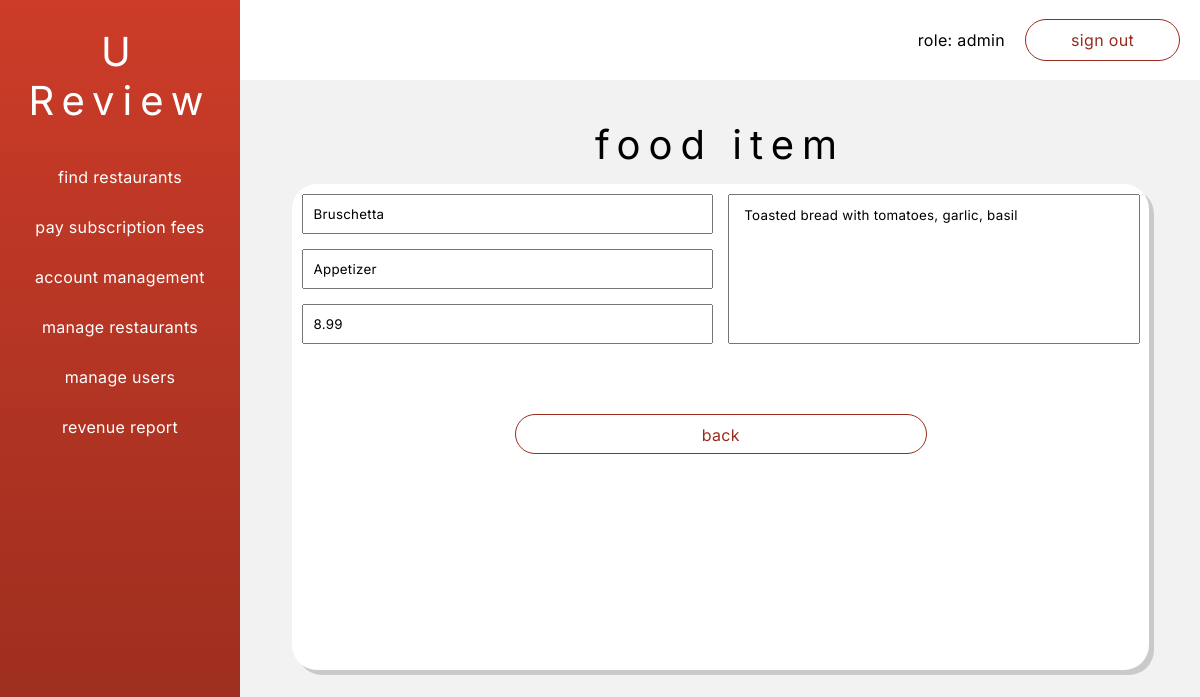
The page /phpViews/findRestaurant/findFoodItemInfo.php?food_id=3&restaurant_id=1 (signed in) on the database its author committed.
### tables this page shows
CREATE TABLE IF NOT EXISTS `food` (
  `food_id` int NOT NULL AUTO_INCREMENT,
  `name` varchar(60) NOT NULL,
  `description` varchar(120) NOT NULL,
  `type` varchar(30) NOT NULL,
  `price` decimal(8,2) NOT NULL,
  `restaurant_id` int NOT NULL,
  PRIMARY KEY (`food_id`),
  KEY `restaurant_id` (`restaurant_id`)
);

### security/sanitize.php (called while the page is built)
<?php
function sanitize($conn, $string) {
    $string = stripslashes($string);
    $string = $conn->real_escape_string($string);
    return htmlentities($string);
}
?>

### phpViews/findRestaurant/findFoodItemInfo.php (the view, shortened to what this page needs)
<!DOCTYPE html>
<html lang="en">
<head>
    <link rel="stylesheet" href="../../styles.css">
</head>
<body>
    <div class="dashboard-container">
        <div class="dashboard-left-container">
            <h1 class="dashboard-nav-title">U Review</h1>
            <?php
            require_once "../../components/dashboardleftContainer.php";
            ?>
        </div>
        <div class="dashboard-right-container">
            <?php
            require_once "../../components/dashboardNavBar.php";
            ?>
            <div class="dashboard-main">
                <div class="title">food item</div>
                <div class="dashboard-list-container">
                    <?php
                    require_once '../../security/checksession.php';
                    require_once '../../security/sanitize.php';
                    $conn = new mysqli($hn, $un, $pw, $db);
                    if (isset($_GET['food_id'])) {
                        $restaurant_id = sanitize($conn, $_GET['restaurant_id']);
                        $food_id = sanitize($conn, $_GET['food_id']);
                        $query = "SELECT * FROM food WHERE food_id=$food_id";
                        $result = $conn->query($query);
                        if ($result->num_rows > 0) {
                            while ($row = $result->fetch_array(MYSQLI_ASSOC)) {
                                echo <<<_END
                                        <form class='restaurant-input-grid' method='post' action='updateFoodItem.php?restaurant_id=$restaurant_id'>
                                            <input readonly required value='$row[name]' name='name' id='restaurant-name' placeholder='food name'  type='text'>
                                            <input readonly required value='$row[type]' maxlength='60' type='text' name='type' id='restaurant-address' placeholder='type'>
                                            <input readonly required value='$row[price]' maxlength='60' type='text' name='price' id='restaurant-email' placeholder='price'>
                                            <textarea required maxlength='60' type='text' name='description' id='restaurant-description' placeholder='description'>$row[description]</textarea>
                                            <a href="findFoodItem.php?restaurant_id=$restaurant_id" id="cancel-change-restaurant">back</a>
                                            <input type='hidden' name='food_id' value='$row[food_id]'>
                                            <input type='hidden' name='restaurant_id' value='$row[restaurant_id]'>
                                        </form>
                                    _END;
                            }
                        } else {
                            echo "No data found <br>";
                        }
                    }
                    ?>
                </div>
            </div>
        </div>
</body>
</html>

### styles.css (style rules this page uses)
:root { --white: white; --lightRed: #cc3c28; --darkRed: #972c1e; --redGradient: linear-gradient( var(--lightRed), var(--darkRed) ); --lightgrey: #f2f2f2; --darkgrey:#cacaca; }
* { font-family: "Inter", sans-serif; letter-spacing: .02em; font-weight: normal; scroll-behavior: smooth; }
body { height: 100vh; width: 100vw; margin:0; padding:0; display: flex; flex-direction: column; justify-content: center; align-items: center; }
.title { font-size: 64px; letter-spacing: .2em; text-align: center; }
.dashboard-container { width: 100vw; height: 100vh; margin: 0; padding: 0; display:flex; }
.dashboard-left-container { width: 20%; background:var(--redGradient); height: 100%; overflow: scroll; scroll-behavior: smooth; }
.dashboard-right-container { width: 80%; height: 100%; }
.dashboard-main { height: 90%; background-color: var(--lightgrey); display: flex; flex-direction: column; align-items: center; gap: 15px; padding:15px; padding-top: 40px; box-sizing: border-box; }
.dashboard-nav-title { font-size: 40px; text-align: center; color: var(--white); letter-spacing: 0.2em; }
.dashboard-list-container { width: 90%; height: 70%; border-radius: 25px; background-color: white; box-shadow: 5px 5px var(--darkgrey); padding: 10px; overflow: scroll; }
.restaurant-input-grid { width: 100%; display: grid; height: 60%; gap: 15px; grid-template-columns: repeat(4,1fr); grid-template-rows: repeat(7,1fr); }
.restaurant-input-grid > input { padding-left: 10px; }
.restaurant-input-grid > textarea { padding-left: 15px; padding-top: 12px; }
#restaurant-name { grid-row: 1; grid-column: 1 / span 2; }
#restaurant-address { grid-row: 2; grid-column: 1 / span 2; }
#restaurant-email { grid-row: 3; grid-column: 1 / span 2; }
#restaurant-description { grid-row: 1 / span 3; grid-column: 3 / span 2; resize: none; }
#cancel-change-restaurant { grid-row: 5; grid-column: 2 / span 2; background: transparent; color: var(--darkRed); border: 1px solid var(--darkRed); border-radius: 150px; text-align: center; padding: 10px; text-decoration: none; }
@media screen and (max-height: 1000px) { .title { font-size: 40px; } }
@media screen and (max-height: 1000px) { .restaurant-input-grid { width: 79%; display: grid; height: 60%; gap: 15px; grid-template-columns: repeat(4,30%); grid-template-rows: repeat(6,40px); } }

### rows shown on the page
food: name "Bruschetta", type "Appetizer", price "8.99", description "Toasted bread with tomatoes, garlic, basil"

### other values the page prints
$role "admin"
